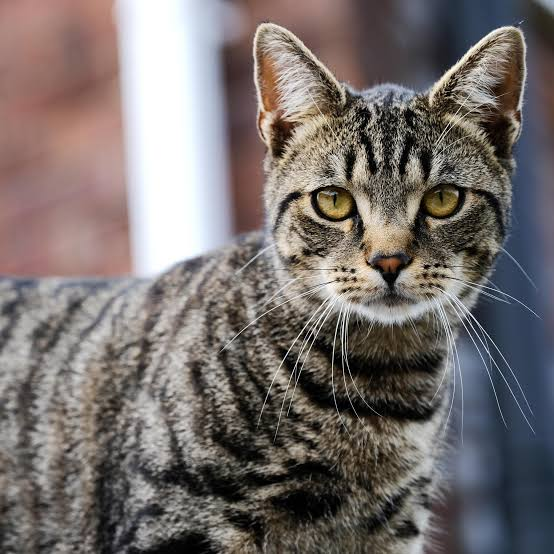
#> input picture Photo/images.jpg, 554 x 554 px
$ python img_transformation.py
#> lines starting #> are read from the running program, lines starting #| are printed output that depends on the picture
import cv2 as cv
import numpy as np
img = cv.imread('./Photo/images.jpg')
#> img is the input picture: shape (554, 554, 3); mean B, G, R 109.1, 111, 118.5

def translate(img, x, y) :
#> called with x = -100, y = -100
    transMat = np.float32([[1,0,x],[0,1,y]])
    dimensions = (img.shape[1] , img.shape[0])
#> dimensions = (554, 554)
    return cv.warpAffine(img, transMat ,  dimensions)
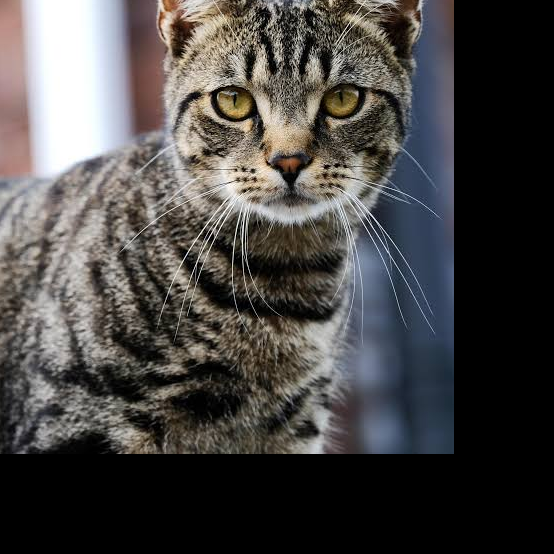
#> returned value: shape (554, 554, 3); mean of channels 0, 1, 2 69.2, 70.4, 72.7; drawn as B, G, R

# -x --->  left
# -y --->  up
# +x --->  right
# +y --->  down
translated = translate(img, -100, -100)
cv.imshow('translated' ,translated)


#rotation :

def rotate(img, angle , rotPoint = None ) :
#> called with angle = 180
    (heigth , width ) = img.shape[:2]
#> heigth = 554; width = 554
    if rotPoint is None :
        rotPoint = (width //2 , heigth //2)
#> rotPoint = (277, 277)

    rotPoint = cv.getRotationMatrix2D(rotPoint ,angle ,1.0)
    diamensions = (width, heigth)
#> diamensions = (554, 554)
    return cv.warpAffine(img, rotPoint, diamensions)
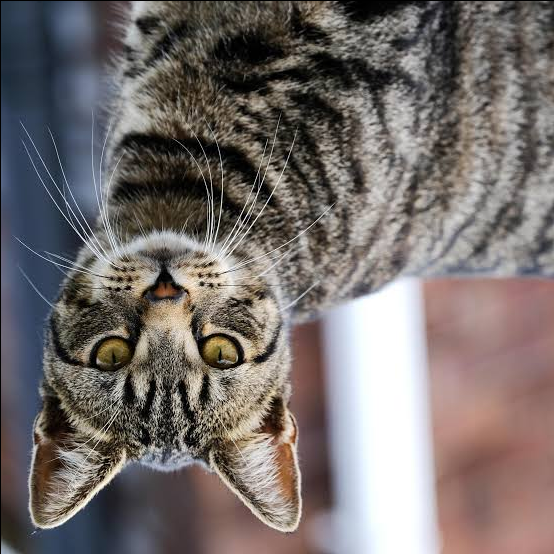
#> returned value: shape (554, 554, 3); mean of channels 0, 1, 2 108.7, 110.6, 118; drawn as B, G, R
rotated = rotate(img, 180)
cv.imshow('rotated', rotated)

# resizing :

resized = cv. resize(img , (200,200), interpolation= cv.INTER_CUBIC)
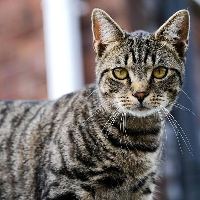
#> resized: shape (200, 200, 3); mean B, G, R 109.1, 111, 118.5
cv.imshow('Resized' , resized)

# flipping :
# 0 ---> horizontal
# 1 ---> vertical
#-1 ---> both
flipped = cv. flip(img , 1)
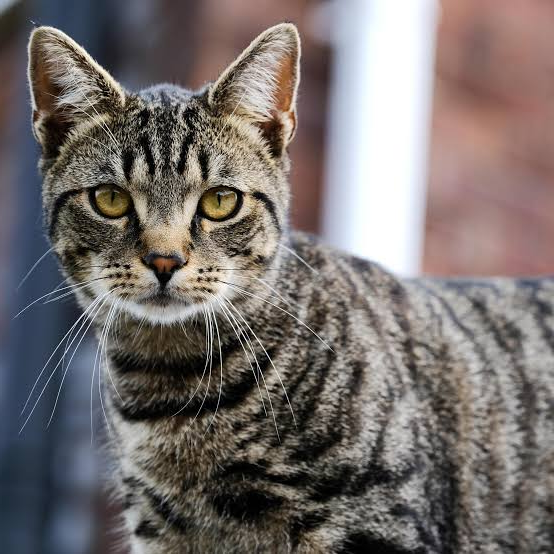
#> flipped: shape (554, 554, 3); mean B, G, R 109.1, 111, 118.5
cv.imshow('Filpped' ,flipped)

# Cropping :
cropped = img [200:400 , 100 :200]
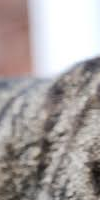
#> cropped: shape (200, 100, 3); mean B, G, R 160.8, 162.5, 169.8
cv.imshow('cropped' , cropped)

cv.waitKey(0)

$ run again, with Photo/Jubayer_img.jpg copied over Photo/images.jpg
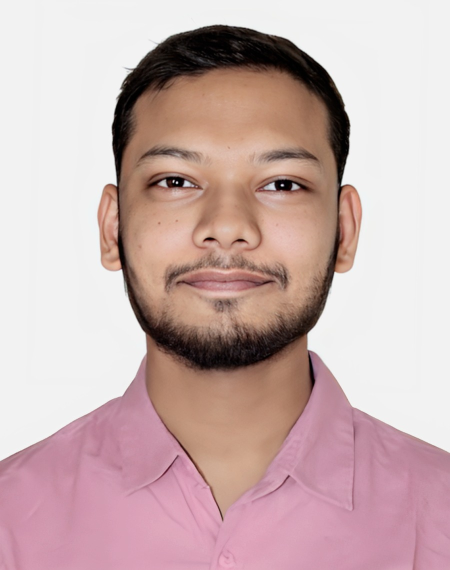
#> input picture Photo/Jubayer_img.jpg, 900 x 1140 px (shown at 1/2 size)
#> img is the input picture: shape (1140, 900, 3); mean B, G, R 175.6, 176.3, 201.7
#> `resized = cv. resize(img , (200,200), interpolation= cv.INTER_CUBIC)`:
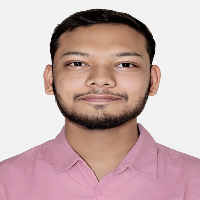
#> resized: shape (200, 200, 3); mean B, G, R 175.6, 176.3, 201.7
#> `flipped = cv. flip(img , 1)`:
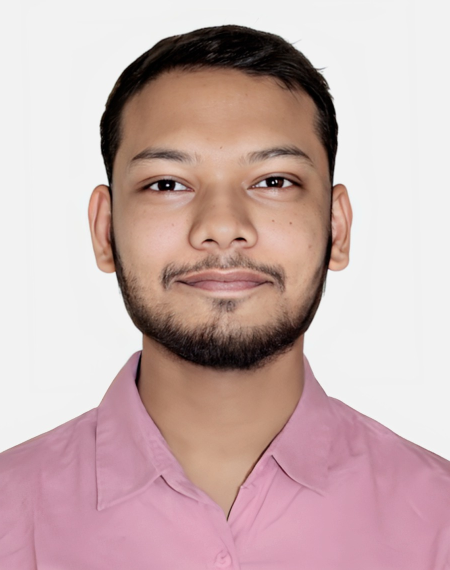
#> flipped: shape (1140, 900, 3) (shown at 1/2 size); mean B, G, R 175.6, 176.3, 201.7

$ run again, with Photo/group_photo.jpg copied over Photo/images.jpg
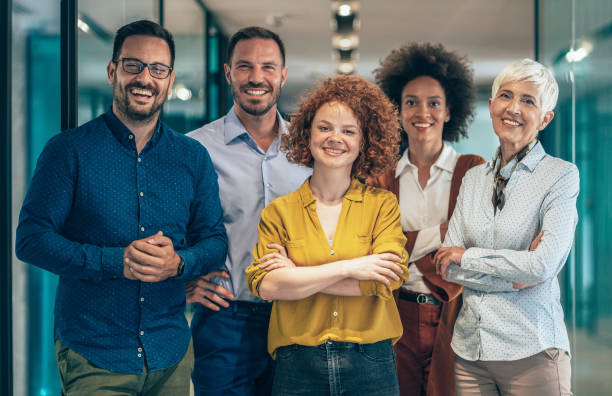
#> input picture Photo/group_photo.jpg, 612 x 396 px
#> img is the input picture: shape (396, 612, 3); mean B, G, R 108.6, 111.4, 99.8
#> `flipped = cv. flip(img , 1)`:
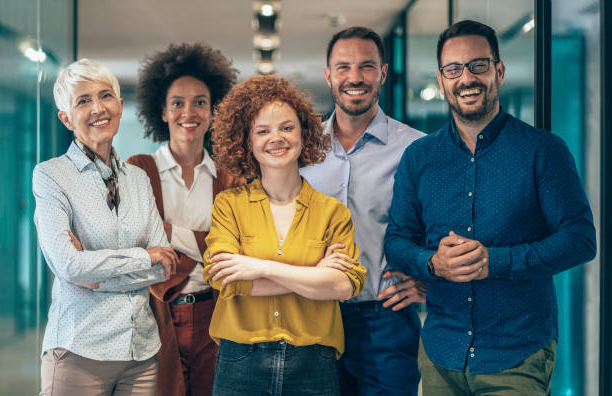
#> flipped: shape (396, 612, 3); mean B, G, R 108.6, 111.4, 99.8
#> `cropped = img [200:400 , 100 :200]`:
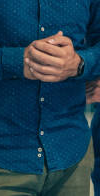
#> cropped: shape (196, 100, 3); mean B, G, R 82.3, 63.9, 31.1
